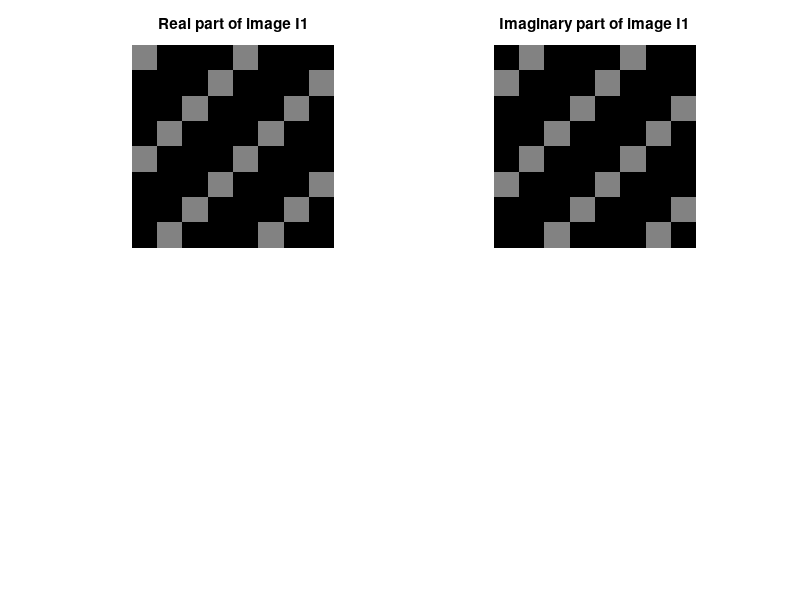

This figure's MATLAB source: (Note: this script raises an error after producing the figure.)
clc;
[cols,rows]=meshgrid(0:7,0:7);
t=sqrt(-1);
I1=0.5*exp(t*2*pi/8*(2.0*cols+2.0*rows));
fprintf(1,'%s\n','Re[I1]:');
disp(round(real(I1) * 10^4)*10^(-4));

subplot(2,2,1);
imshow(real(I1));
title('Real part of image I1');
fprintf(1,'%s\n','Im[I1]:');
disp(round(imag(I1) * 10^4)*10^(-4));

subplot(2,2,2);
imshow(imag(I1));
title('Imaginary part of image I1');
h=sum(hist(I1,0:8)');

subplot(2,2,3);
bar(h);
title('Histogram for original image');

A=min(min(abs(I1)));
B=max(max(abs(I1)));
if A==B
    A=min(min(I1));
    B=min(min(I1));
end

k=8;
J=zeros(8,8);
for m=1:8
    for n=1:8
        J(m,n)=(((k-1)/(B-A))*(I1(m,n)-A));
    end
end

subplot(2,2,4);
imshow(J);
title('Full scale contrast image I1');
print (figure(1),'Q1','-dpng');%writing out image for LaTeX purpose

y=fftshift(fft2(I1));
fprintf(1,'%s\n','Re[DFT(I1)]:');
disp(round(real(y) * 10^4)*10^(-4));


fprintf(1,'%s\n','Im[DFT(I1)]:');
disp(round(imag(y) * 10^4)*10^(-4));